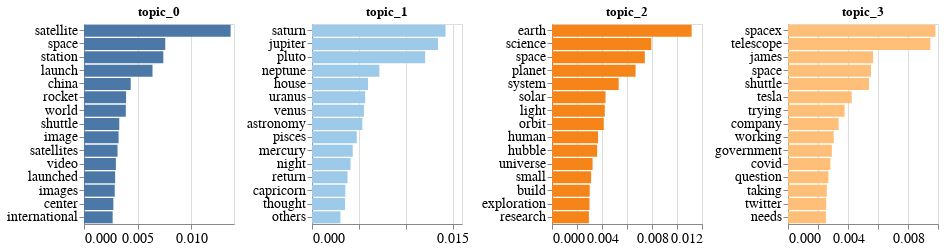

The notebook cell this image was saved under:
### Markdown cell above
Plot the top `n` terms for each topic

### Code cell
%%time
vh.altair_plot_grid_by_column(
    dff,
    xvar="termWeights",
    yvar="termNames",
    col2grid="topic",
    space_between_plots=10,
    row_size=1,
    fig_size=(150, 200),
)

### Figure 1 — Vega-Lite specification as saved in the notebook (floating-point values rounded to 4 significant figures)
{"config": {"view": {"continuousWidth": 400, "continuousHeight": 300}, "axis": {"labelFontSize": 14, "titleFontSize": 14}, "concat": {"spacing": 10}}, "hconcat": [{"vconcat": [{"mark": "bar", "encoding": {"color": {"type": "nominal", "field": "topic", "legend": null, "scale": {"scheme": "tableau20"}}, "tooltip": [{"type": "nominal", "field": "termNames"}, {"type": "quantitative", "field": "termWeights", "format": ".6f"}], "x": {"type": "quantitative", "field": "termWeights", "title": ""}, "y": {"type": "nominal", "field": "termNames", "sort": "-x", "title": ""}}, "height": 200, "title": "topic_0", "width": 150}], "data": {"name": "data-3867ab70aa9c9325e2acf01700412e6c"}}, {"vconcat": [{"mark": "bar", "encoding": {"color": {"type": "nominal", "field": "topic", "legend": null, "scale": {"scheme": "tableau20"}}, "tooltip": [{"type": "nominal", "field": "termNames"}, {"type": "quantitative", "field": "termWeights", "format": ".6f"}], "x": {"type": "quantitative", "field": "termWeights", "title": ""}, "y": {"type": "nominal", "field": "termNames", "sort": "-x", "title": ""}}, "height": 200, "title": "topic_1", "width": 150}], "data": {"name": "data-2961919d02e4f8a0e03ba98f394787d6"}}, {"vconcat": [{"mark": "bar", "encoding": {"color": {"type": "nominal", "field": "topic", "legend": null, "scale": {"scheme": "tableau20"}}, "tooltip": [{"type": "nominal", "field": "termNames"}, {"type": "quantitative", "field": "termWeights", "format": ".6f"}], "x": {"type": "quantitative", "field": "termWeights", "title": ""}, "y": {"type": "nominal", "field": "termNames", "sort": "-x", "title": ""}}, "height": 200, "title": "topic_2", "width": 150}], "data": {"name": "data-929e7543089c541c6f474853884189c1"}}, {"vconcat": [{"mark": "bar", "encoding": {"color": {"type": "nominal", "field": "topic", "legend": null, "scale": {"scheme": "tableau20"}}, "tooltip": [{"type": "nominal", "field": "termNames"}, {"type": "quantitative", "field": "termWeights", "format": ".6f"}], "x": {"type": "quantitative", "field": "termWeights", "title": ""}, "y": {"type": "nominal", "field": "termNames", "sort": "-x", "title": ""}}, "height": 200, "title": "topic_3", "width": 150}], "data": {"name": "data-1649db7b137fc15cdc637b8f75fd4849"}}], "$schema": "https://vega.github.io/schema/vega-lite/v4.8.1.json", "datasets": {"data-3867ab70aa9c9325e2acf01700412e6c": [{"topic": "topic_0", "termIndices": 3, "termWeights": 0.01368, "termNames": "satellite"}, {"topic": "topic_0", "termIndices": 0, "termWeights": 0.007584, "termNames": "space"}, {"topic": "topic_0", "termIndices": 45, "termWeights": 0.007403, "termNames": "station"}, {"topic": "topic_0", "termIndices": 34, "termWeights": 0.006395, "termNames": "launch"}, {"topic": "topic_0", "termIndices": 93, "termWeights": 0.00436, "termNames": "china"}, {"topic": "topic_0", "termIndices": 86, "termWeights": 0.003927, "termNames": "rocket"}, {"topic": "topic_0", "termIndices": 46, "termWeights": 0.003903, "termNames": "world"}, {"topic": "topic_0", "termIndices": 65, "termWeights": 0.003292, "termNames": "shuttle"}, {"topic": "topic_0", "termIndices": 47, "termWeights": 0.003229, "termNames": "image"}, {"topic": "topic_0", "termIndices": 344, "termWeights": 0.003129, "termNames": "satellites"}, {"topic": "topic_0", "termIndices": 184, "termWeights": 0.002977, "termNames": "video"}, {"topic": "topic_0", "termIndices": 144, "termWeights": 0.002906, "termNames": "launched"}, {"topic": "topic_0", "termIndices": 55, "termWeights": 0.00287, "termNames": "images"}, {"topic": "topic_0", "termIndices": 242, "termWeights": 0.00274, "termNames": "center"}, {"topic": "topic_0", "termIndices": 73, "termWeights": 0.002675, "termNames": "international"}], "data-2961919d02e4f8a0e03ba98f394787d6": [{"topic": "topic_1", "termIndices": 11, "termWeights": 0.01424, "termNames": "saturn"}, {"topic": "topic_1", "termIndices": 6, "termWeights": 0.01344, "termNames": "jupiter"}, {"topic": "topic_1", "termIndices": 26, "termWeights": 0.01207, "termNames": "pluto"}, {"topic": "topic_1", "termIndices": 90, "termWeights": 0.007183, "termNames": "neptune"}, {"topic": "topic_1", "termIndices": 211, "termWeights": 0.00598, "termNames": "house"}, {"topic": "topic_1", "termIndices": 118, "termWeights": 0.00567, "termNames": "uranus"}, {"topic": "topic_1", "termIndices": 78, "termWeights": 0.005543, "termNames": "venus"}, {"topic": "topic_1", "termIndices": 80, "termWeights": 0.005372, "termNames": "astronomy"}, {"topic": "topic_1", "termIndices": 72, "termWeights": 0.004775, "termNames": "pisces"}, {"topic": "topic_1", "termIndices": 145, "termWeights": 0.004342, "termNames": "mercury"}, {"topic": "topic_1", "termIndices": 135, "termWeights": 0.004112, "termNames": "night"}, {"topic": "topic_1", "termIndices": 327, "termWeights": 0.003789, "termNames": "return"}, {"topic": "topic_1", "termIndices": 116, "termWeights": 0.003553, "termNames": "capricorn"}, {"topic": "topic_1", "termIndices": 332, "termWeights": 0.003528, "termNames": "thought"}, {"topic": "topic_1", "termIndices": 364, "termWeights": 0.003034, "termNames": "others"}], "data-929e7543089c541c6f474853884189c1": [{"topic": "topic_2", "termIndices": 13, "termWeights": 0.01117, "termNames": "earth"}, {"topic": "topic_2", "termIndices": 16, "termWeights": 0.007945, "termNames": "science"}, {"topic": "topic_2", "termIndices": 0, "termWeights": 0.007428, "termNames": "space"}, {"topic": "topic_2", "termIndices": 17, "termWeights": 0.006687, "termNames": "planet"}, {"topic": "topic_2", "termIndices": 106, "termWeights": 0.005335, "termNames": "system"}, {"topic": "topic_2", "termIndices": 81, "termWeights": 0.00428, "termNames": "solar"}, {"topic": "topic_2", "termIndices": 5, "termWeights": 0.004221, "termNames": "light"}, {"topic": "topic_2", "termIndices": 58, "termWeights": 0.004141, "termNames": "orbit"}, {"topic": "topic_2", "termIndices": 152, "termWeights": 0.003685, "termNames": "human"}, {"topic": "topic_2", "termIndices": 27, "termWeights": 0.003613, "termNames": "hubble"}, {"topic": "topic_2", "termIndices": 7, "termWeights": 0.003247, "termNames": "universe"}, {"topic": "topic_2", "termIndices": 96, "termWeights": 0.003129, "termNames": "small"}, {"topic": "topic_2", "termIndices": 504, "termWeights": 0.003017, "termNames": "build"}, {"topic": "topic_2", "termIndices": 94, "termWeights": 0.003, "termNames": "exploration"}, {"topic": "topic_2", "termIndices": 89, "termWeights": 0.002953, "termNames": "research"}], "data-1649db7b137fc15cdc637b8f75fd4849": [{"topic": "topic_3", "termIndices": 74, "termWeights": 0.009832, "termNames": "spacex"}, {"topic": "topic_3", "termIndices": 2, "termWeights": 0.009486, "termNames": "telescope"}, {"topic": "topic_3", "termIndices": 56, "termWeights": 0.005668, "termNames": "james"}, {"topic": "topic_3", "termIndices": 0, "termWeights": 0.005533, "termNames": "space"}, {"topic": "topic_3", "termIndices": 65, "termWeights": 0.005398, "termNames": "shuttle"}, {"topic": "topic_3", "termIndices": 248, "termWeights": 0.004247, "termNames": "tesla"}, {"topic": "topic_3", "termIndices": 475, "termWeights": 0.003773, "termNames": "trying"}, {"topic": "topic_3", "termIndices": 371, "termWeights": 0.003376, "termNames": "company"}, {"topic": "topic_3", "termIndices": 148, "termWeights": 0.00305, "termNames": "working"}, {"topic": "topic_3", "termIndices": 468, "termWeights": 0.002921, "termNames": "government"}, {"topic": "topic_3", "termIndices": 537, "termWeights": 0.002824, "termNames": "covid"}, {"topic": "topic_3", "termIndices": 574, "termWeights": 0.002693, "termNames": "question"}, {"topic": "topic_3", "termIndices": 357, "termWeights": 0.002587, "termNames": "taking"}, {"topic": "topic_3", "termIndices": 340, "termWeights": 0.002545, "termNames": "twitter"}, {"topic": "topic_3", "termIndices": 469, "termWeights": 0.002527, "termNames": "needs"}]}}
